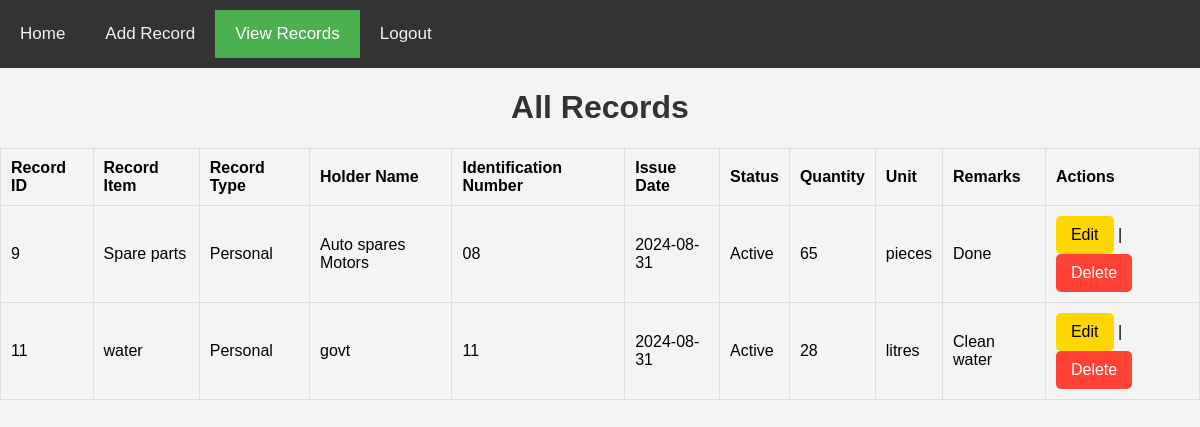
The app's page /pages/view_records.php (signed in) with its own data.
### tables this page shows
CREATE TABLE `records` (
  `record_id` int(11) NOT NULL,
  `record_title` varchar(255) NOT NULL,
  `record_type` enum('Personal','Property','Legal','Other') NOT NULL,
  `holder_name` varchar(255) NOT NULL,
  `identification_number` varchar(100) NOT NULL,
  `issue_date` date NOT NULL,
  `record_status` enum('Active','Inactive','Expired') DEFAULT 'Active',
  `submitted_by` int(11) DEFAULT NULL,
  `date_registered` datetime DEFAULT current_timestamp(),
  `last_updated` datetime DEFAULT current_timestamp() ON UPDATE current_timestamp(),
  `remarks` text DEFAULT NULL,
  `quantity` float DEFAULT NULL,
  `unit` varchar(50) DEFAULT NULL
);

### pages/view_records.php (the view, shortened to what this page needs)
<?php
require_once "../db.php";
$sql = "SELECT * FROM records";
$result = $conn->query($sql);
?>
<!DOCTYPE html>
<html lang="en">
<head>
    <link rel="stylesheet" href="../css/style.css">
</head>
<body>
<div class="navbar">
        <a href="home.php">Home</a>
        <a href="add_record.php">Add Record</a>
        <a href="view_records.php" class="active">View Records</a>
        <a href="logout.php">Logout</a>
    </div>
    <h1>All Records</h1>
    <?php if ($result->num_rows > 0): ?>
        <table>
            <tr>
                <th>Record ID</th>
                <th>Record Item</th>
                <th>Record Type</th>
                <th>Holder Name</th>
                <th>Identification Number</th>
                <th>Issue Date</th>
                <th>Status</th>
                <th>Quantity</th>
                <th>Unit</th>
                <th>Remarks</th>
                <th>Actions</th>
            </tr>
            <?php while ($row = $result->fetch_assoc()): ?>
                <tr>
                    <td><?php echo htmlspecialchars($row['record_id']); ?></td>
                    <td><?php echo htmlspecialchars($row['record_title']); ?></td>
                    <td><?php echo htmlspecialchars($row['record_type']); ?></td>
                    <td><?php echo htmlspecialchars($row['holder_name']); ?></td>
                    <td><?php echo htmlspecialchars($row['identification_number']); ?></td>
                    <td><?php echo htmlspecialchars($row['issue_date']); ?></td>
                    <td><?php echo htmlspecialchars($row['record_status']); ?></td>
                    <td><?php echo htmlspecialchars($row['quantity']); ?></td>
                    <td><?php echo htmlspecialchars($row['unit']); ?></td>
                    <td><?php echo htmlspecialchars($row['remarks']); ?></td>
                    <td>
    <a href="edit_record.php?id=<?php echo urlencode($row['record_id']); ?>" class="edit-btn">Edit</a> |
    <a href="delete_record.php?id=<?php echo urlencode($row['record_id']); ?>" class="delete-btn" onclick="return confirm('Are you sure you want to delete this record?');">Delete</a>
</td>
                </tr>
            <?php endwhile; ?>
        </table>
    <?php else: ?>
        <p>No records found.</p>
    <?php endif; ?>
</body>
</html>

### css/style.css (style rules this page uses)
body { font-family: Arial, sans-serif; background-color: #f4f4f4; margin: 0; padding: 0; }
h1 { text-align: center; color: #333; }
.navbar { overflow: hidden; background-color: #333; padding: 10px 0; }
.navbar a { float: left; display: block; color: #f2f2f2; text-align: center; padding: 14px 20px; text-decoration: none; font-size: 17px; }
.navbar a.active { background-color: #4CAF50; color: white; }
a.edit-btn { background-color: #FFD700; color: #000; padding: 10px 15px; display: inline-block; text-align: center; border-radius: 5px; text-decoration: none; }
a.delete-btn { background-color: #FF4136; color: #fff; padding: 10px 15px; display: inline-block; text-align: center; border-radius: 5px; text-decoration: none; }
table { width: 100%; margin: 20px auto; border-collapse: collapse; box-sizing: border-box; }
table, th, td { border: 1px solid #ddd; }
th, td { padding: 10px; text-align: left; }
th { background-color: #f4f4f4; font-weight: bold; }
td a { color: #007BFF; text-decoration: none; }
@media only screen and (min-width: 993px) { .navbar a { float: left; } }

### records on screen
records: record_id "9", record_title "Spare parts", record_type "Personal", holder_name "Auto spares Motors", identification_number "08", issue_date "2024-08-31", record_status "Active", quantity "65", unit "pieces", remarks "Done"
records: record_id "11", record_title "water", record_type "Personal", holder_name "govt", identification_number "11", issue_date "2024-08-31", record_status "Active", quantity "28", unit "litres", remarks "Clean water"
